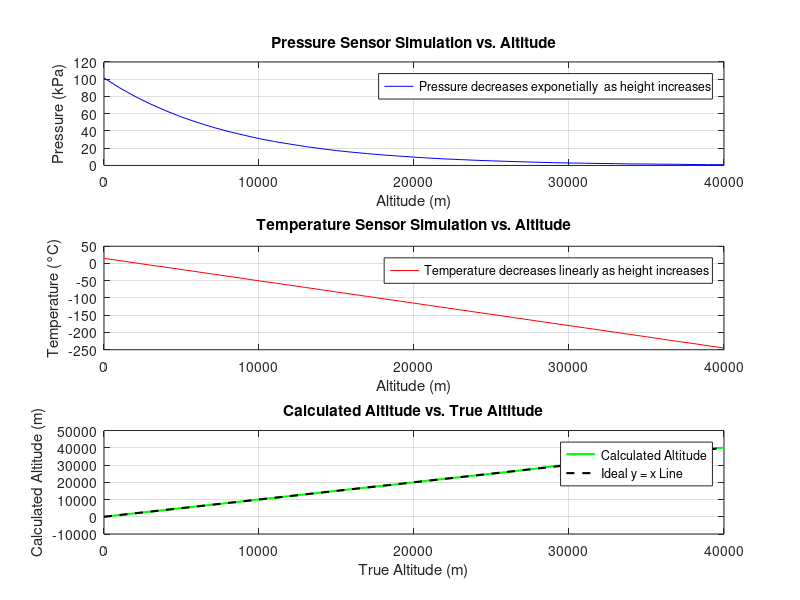

MATLAB code for this plot:
% MATLAB Simulation for Space-Grade Pressure and Temperature Sensor (With Altitude)

% Constants
P0 = 101.325;  % Sea-level pressure in kPa
T0 = 288.15;   % Sea-level temperature in Kelvin
L = 0.0065;    % Temperature lapse rate in K/m
H = 8500;      % Scale height for pressure (in meters)
h_max = 40000; % Maximum height (in meters) for space simulation (40 km)

% Generate Altitude Data
heights = 0:1000:h_max;  % Altitudes from 0 to 40,000 meters (every 1 km)

% Calculate Pressure and Temperature as a function of Height
pressure_values = P0 * exp(-heights / H);  % Exponential decay for pressure
temperature_values = T0 - L * heights;    % Linear temperature decrease

% Simulate Sensor Output (Adding Noise)
pressure_output = pressure_values + randn(size(pressure_values)) * 0.05; % Adding noise
temperature_output = temperature_values - 273.15 + randn(size(temperature_values)) * 0.1; % Convert Kelvin to Celsius and add noise

% Plotting the Results
figure;

% Plot a: Pressure vs. Altitude
subplot(3,1,1);
plot(heights, pressure_output, 'b');
xlabel('Altitude (m)');
ylabel('Pressure (kPa)');
title('Pressure Sensor Simulation vs. Altitude');
grid on;
legend('Pressure decreases exponetially  as height increases');


% Plot b: Temperature vs. Altitude
subplot(3,1,2);
plot(heights, temperature_output, 'r');
xlabel('Altitude (m)');
ylabel('Temperature (°C)');
title('Temperature Sensor Simulation vs. Altitude');
grid on;
legend('Temperature decreases linearly as height increases');


% Calculating True Altitude from Measured Pressure (Inverse Calculation)
calculated_heights = H * log(P0 ./ pressure_output); % Inverse of the pressure-altitude relationship

% Plot c: Calculated vs True Altitude (from Pressure Measurement)
subplot(3,1,3);
plot(heights, calculated_heights, 'g', 'LineWidth', 1.5);
hold on;
plot(heights, heights, 'k--', 'LineWidth', 1.5); % y = x reference line
hold off;
xlabel('True Altitude (m)');
ylabel('Calculated Altitude (m)');
title('Calculated Altitude vs. True Altitude');
grid on;
legend('Calculated Altitude', 'Ideal y = x Line');



% Analysis of Sensor Behavior
% Simulating extreme space-like conditions (low altitude)
extreme_heights = [0, 5000, 10000, 20000, 30000, 40000]; % Altitudes from 0 to 40 km

% Displaying sensor outputs under extreme conditions
fprintf('Sensor Output under Extreme Altitude Conditions:\n');
for h = extreme_heights
    pressure_reading = P0 * exp(-h / H) + randn() * 0.05;
    temperature_reading = T0 - L * h - 273.15 + randn() * 0.1; % Convert Kelvin to Celsius
    fprintf('Altitude: %.1f m -> Pressure: %.2f kPa, Temperature: %.2f °C\n', ...
        h, pressure_reading, temperature_reading);
end